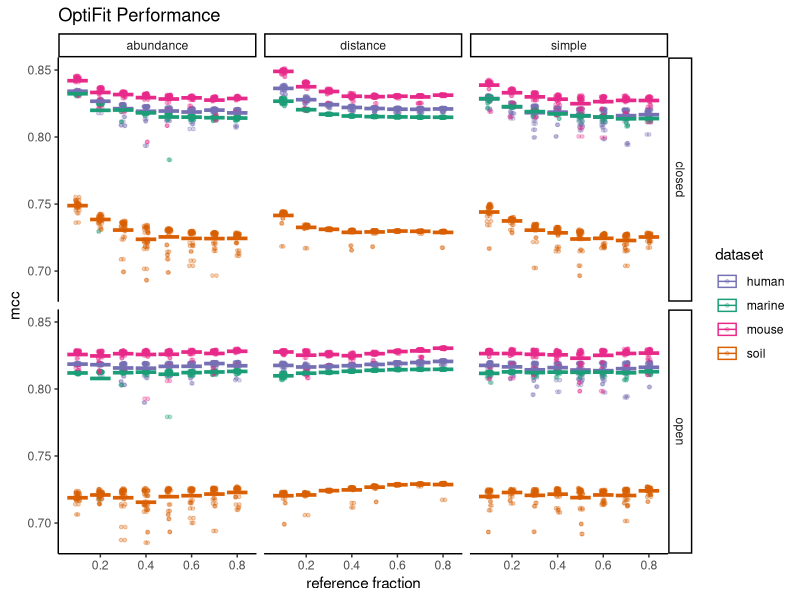
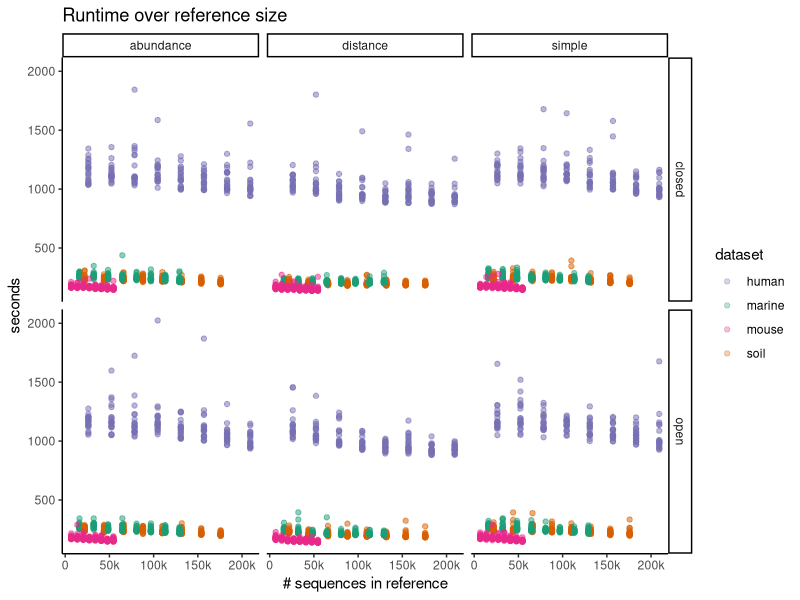
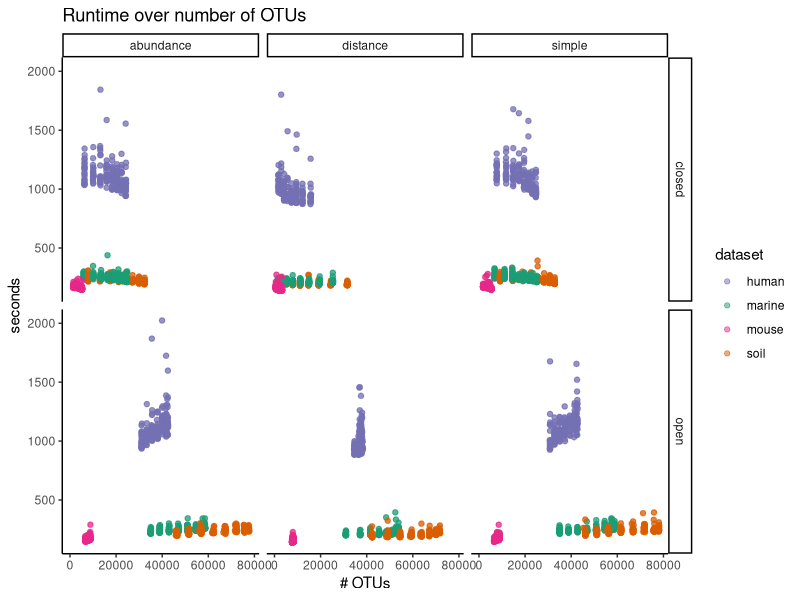
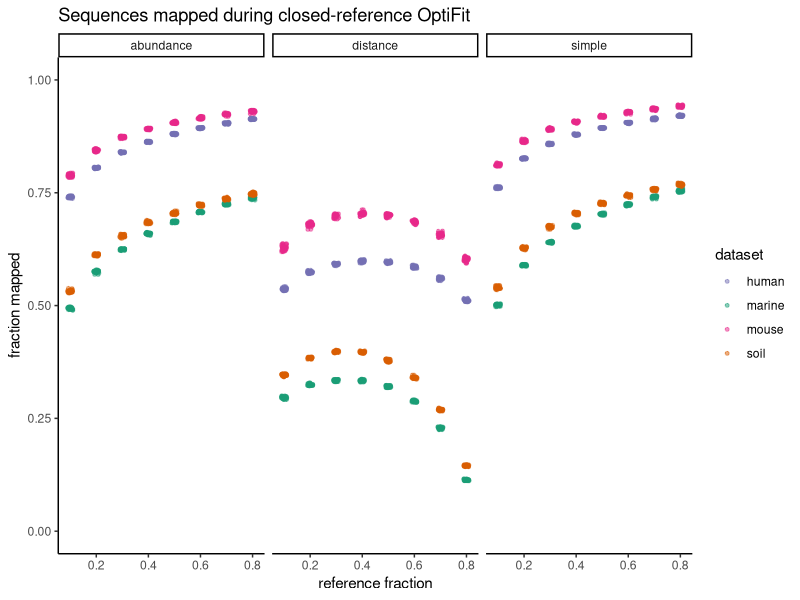

Generate these figures, in order, with R:
## ---- chunk 1
knitr::opts_chunk$set(echo = TRUE,
                      message = FALSE,
                      fig.path = "figures/"
                      )
## ---- chunk 2
library(cowplot)
library(ggtext)
library(glue)
library(here)
library(knitr)
library(tidyverse)
theme_set(theme_classic())
color_palette <- RColorBrewer::brewer.pal(4, "Dark2")
dataset_colors <- c(
  human = color_palette[[3]],
  marine = color_palette[[1]],
  mouse = color_palette[[4]],
  soil = color_palette[[2]]
)
## ---- chunk 3
results <- read_tsv('subworkflows/4_fitpercent/results/full_results.tsv')
head(results)
dim(results)
## ---- chunk 4
results %>% 
  ggplot(aes(x = ref_frac, y = mcc, color = dataset)) +
  geom_jitter(size = 1, alpha = 0.3, width = 0.01) +
  stat_summary(fun = mean, geom = 'crossbar') +
  scale_color_manual(values = dataset_colors) +
  facet_grid(method ~ ref_weight) +
  labs(title='OptiFit Performance',
       x='reference fraction')
## ---- chunk 5
results %>% ggplot(aes(x=num_ref_seqs, y=s, color=dataset)) +
  geom_point(alpha = 0.3) +
  facet_grid(method ~ ref_weight) +
  scale_color_manual(values = dataset_colors) +
  scale_x_continuous(breaks = seq(0, 200000, 50000),
                     labels = c('0', '50k', '100k', '150k', '200k')) +
  labs(title = 'Runtime over reference size',
       x = '# sequences in reference',
       y = 'seconds')
results %>% 
  ggplot(aes(x=numotus, y=s, color=dataset)) +
  geom_point(alpha = 0.5) +
  facet_grid(method ~ ref_weight) +
  scale_color_manual(values = dataset_colors) +
  #scale_x_continuous(breaks = seq(0, 40000, 10000),
  #                   labels = c('0', '10k', '20k', '30k', '40k')) +
  labs(title = 'Runtime over number of OTUs',
       x = '# OTUs',
       y = 'seconds')
## ---- chunk 6
results %>% 
  group_by(dataset, ref_weight, ref_frac) %>% 
  ggplot(aes(x=ref_frac, y=fraction_mapped, color=dataset)) +
  geom_jitter(alpha = 0.5, width = 0.01, size=1) +
  scale_color_manual(values = dataset_colors) +
  facet_wrap("ref_weight") +
  ylim(0, 1) +
  labs(title="Sequences mapped during closed-reference OptiFit",
       x='reference fraction',
       y='fraction mapped')
